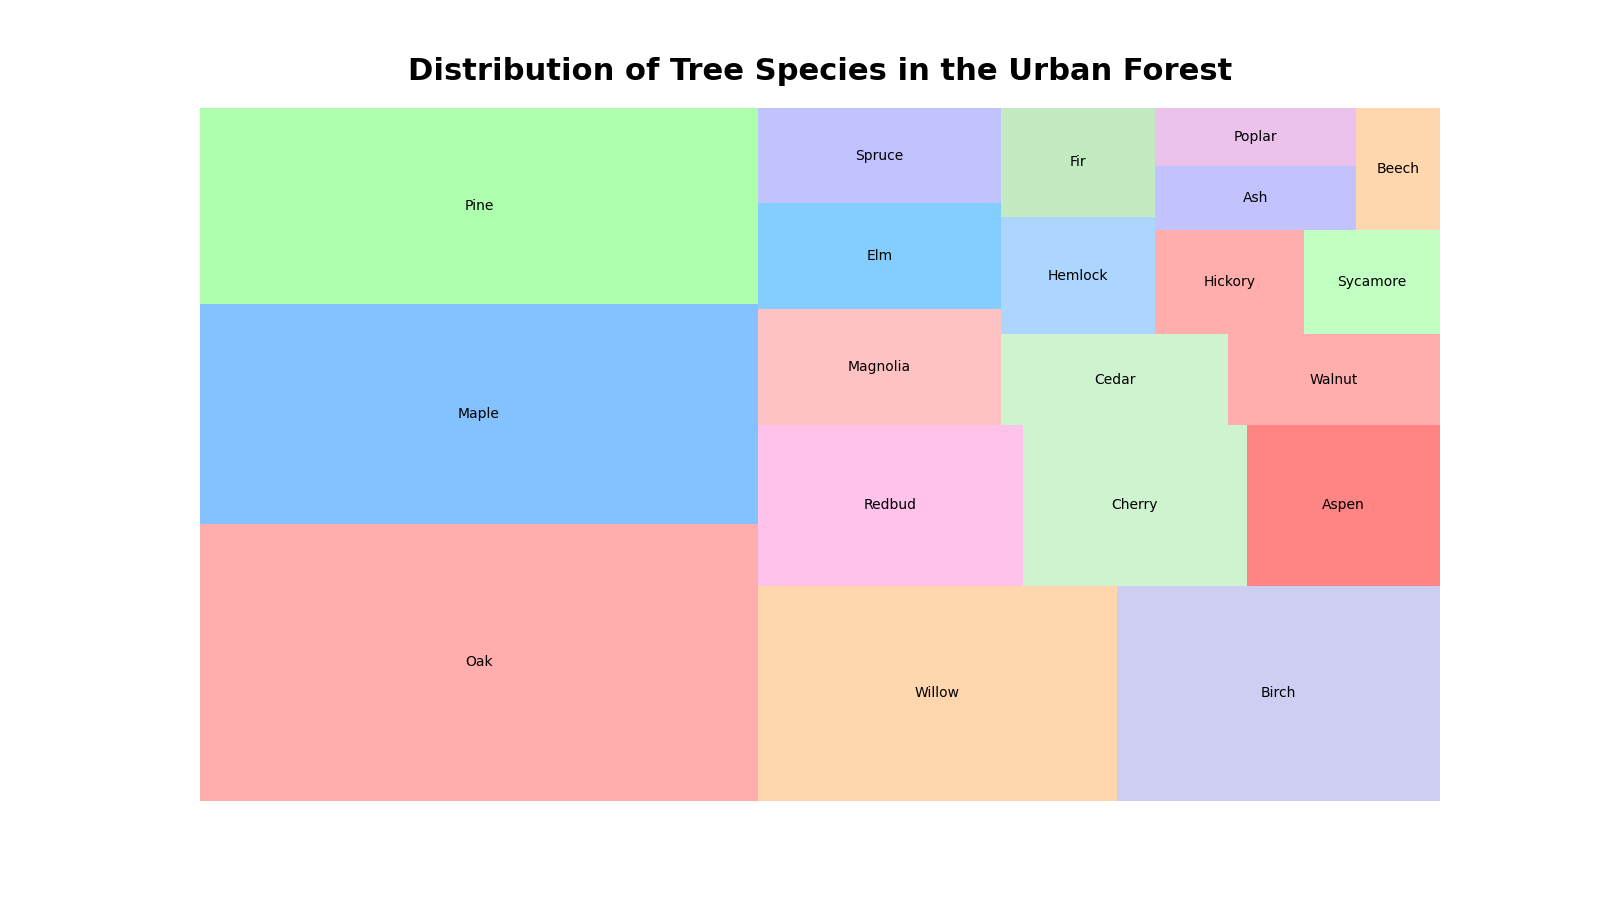

This figure's Python source:

import matplotlib.pyplot as plt
import squarify

categories = [
    'Oak', 'Maple', 'Pine', 'Willow', 'Birch', 'Redbud', 'Cherry', 'Aspen', 
    'Magnolia', 'Elm', 'Spruce', 'Cedar', 'Walnut', 'Hemlock', 'Fir', 
    'Hickory', 'Sycamore', 'Ash', 'Poplar', 'Beech'
]
count = [
    1200, 950, 850, 600, 540, 330, 280, 240, 220, 200, 180, 160, 150, 
    140, 130, 120, 110, 100, 90, 80
]
color_palette = [
    '#ff9999', '#66b3ff', '#99ff99', '#ffcc99', '#c2c2f0', '#ffb3e6', 
    '#c2f0c2', '#ff6666', '#ffb3b3', '#66c2ff', '#b3b3ff', '#c2f0c2', 
    '#ff9999', '#99ccff', '#b3e6b3', '#ff9999', '#b3ffb3', '#b3b3ff', 
    '#e6b3e6', '#ffcc99'
]

plt.figure(figsize=(16, 9))

squarify.plot(sizes=count, label=categories, color=color_palette, alpha=0.8)

plt.title('Distribution of Tree Species in the Urban Forest', fontsize=22, fontweight='bold', pad=20)
plt.axis('off')

plt.show()
